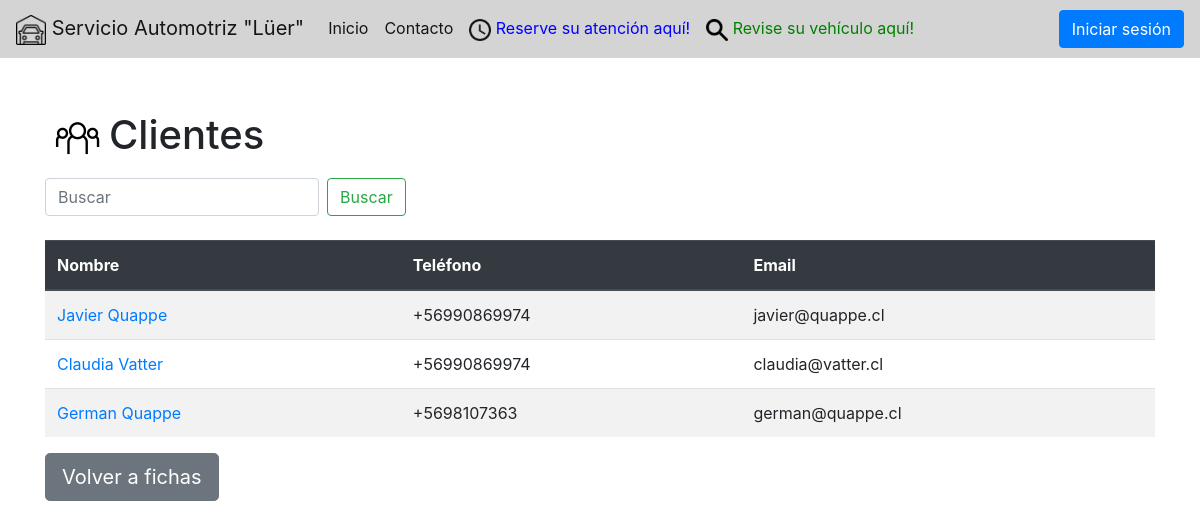
/fichas/clientes2/, run on an earlier commit of the app's database.
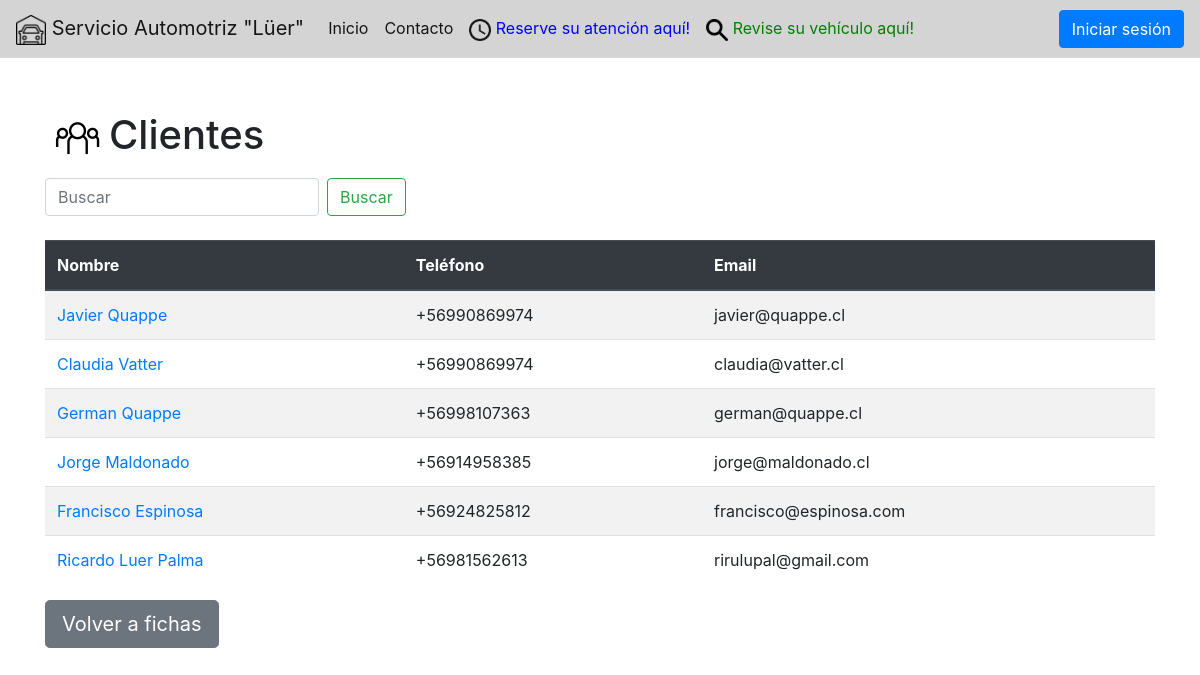
And on a later commit of the database.
### fichas/models.py (models this page shows, shortened)
class Cliente(models.Model):
	rut			= models.CharField(max_length = 10)
	nombre		= models.CharField(max_length = 100)
	telefono	= models.CharField(max_length = 12)
	email		= models.CharField(max_length = 100, blank = True)
	objects		= ClienteManager()
	def get_absolute_url(self):
		return reverse("fichas:cliente-detail", kwargs={"id": self.id})

### fichas/views.py (the view)
# urls.py: path('clientes2/', ClienteListView.as_view(), name="cliente-list2"),
class ClienteListView(ListView):
	template_name = 'clientes/cliente_list.html'
	queryset = Cliente.objects.all()

### fichas/templates/clientes/cliente_list.html
{% extends 'base.html' %}
{% load static %}
{% block content %}
<h1><img src="{% static 'pages/images/clientes48.png' %}">Clientes</h1>
<form class="form-inline my-2 my-lg-0" action="search/">
	<input class="form-control mr-sm-2" type="search" name="q" placeholder="Buscar" aria-label="Search">
	<button class="btn btn-outline-success my-2 my-sm-0" type="submit">Buscar</button>
</form>
<br/>
<table class="table table-striped table-hover">
	<thead class="thead-dark">
		<tr>
			<th>Nombre</th>
			<th>Teléfono</th>
			<th>Email</th>
		</tr>
	</thead>
	{% for instance in object_list %}
	<tr>
		<td><a href='{{ instance.get_absolute_url }}'>{{ instance.nombre }}</a></td>
		<td>{{ instance.telefono }}</td>
		<td>{{ instance.email }}</td>
	</tr>
	{% endfor %}
</table>
{% if user.is_staff %}
<form action="./crear/">
    <input class="btn btn-primary btn-lg" type="submit" value="Nuevo cliente" />
    <input type="button" class="btn btn-secondary btn-lg" onclick="location.href='../';" value="Volver a fichas" />
</form>
{% else %}
<input type="button" class="btn btn-secondary btn-lg" onclick="location.href='../';" value="Volver a fichas" />
{% endif %}
{% endblock %}

What changed in the data, as far as the page shows it:
changed Cliente "German Quappe": telefono "+5698107363" → "+56998107363"
added Cliente: nombre "Jorge Maldonado", telefono "+56914958385", email "jorge@maldonado.cl"
added Cliente: nombre "Francisco Espinosa", telefono "+56924825812", email "francisco@espinosa.com"
added Cliente: nombre "Ricardo Luer Palma", telefono "+56981562613", email "rirulupal@gmail.com"
